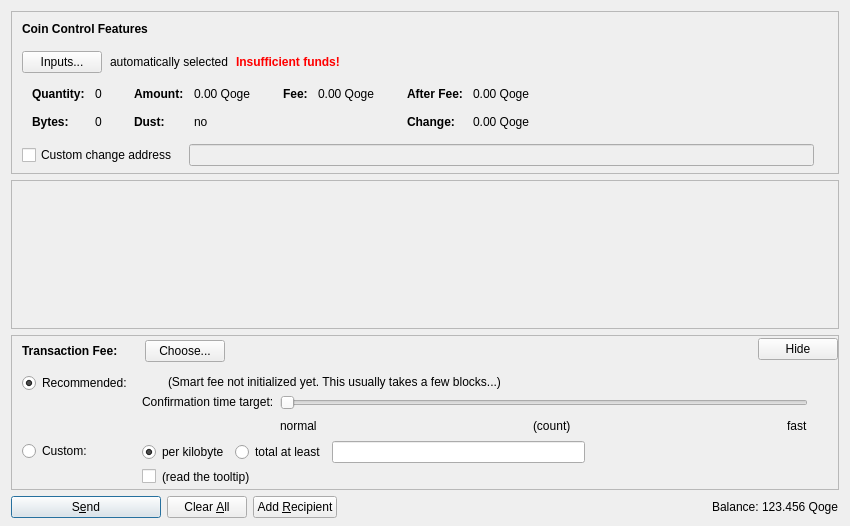
<?xml version="1.0" encoding="UTF-8"?>
<ui version="4.0">
 <class>SendCoinsDialog</class>
 <widget class="QDialog" name="SendCoinsDialog">
  <property name="geometry">
   <rect>
    <x>0</x>
    <y>0</y>
    <width>850</width>
    <height>526</height>
   </rect>
  </property>
  <property name="windowTitle">
   <string>Send Coins</string>
  </property>
  <layout class="QVBoxLayout" name="verticalLayout" stretch="0,1,0,0">
   <property name="bottomMargin">
    <number>8</number>
   </property>
   <item>
    <widget class="QFrame" name="frameCoinControl">
     <property name="sizePolicy">
      <sizepolicy hsizetype="Expanding" vsizetype="Expanding">
       <horstretch>0</horstretch>
       <verstretch>0</verstretch>
      </sizepolicy>
     </property>
     <property name="maximumSize">
      <size>
       <width>16777215</width>
       <height>16777215</height>
      </size>
     </property>
     <property name="frameShape">
      <enum>QFrame::StyledPanel</enum>
     </property>
     <property name="frameShadow">
      <enum>QFrame::Sunken</enum>
     </property>
     <layout class="QVBoxLayout" name="verticalLayoutCoinControl2">
      <property name="spacing">
       <number>0</number>
      </property>
      <property name="leftMargin">
       <number>0</number>
      </property>
      <property name="topMargin">
       <number>0</number>
      </property>
      <property name="rightMargin">
       <number>0</number>
      </property>
      <property name="bottomMargin">
       <number>6</number>
      </property>
      <item>
       <layout class="QVBoxLayout" name="verticalLayoutCoinControl" stretch="0,0,0,0,1">
        <property name="spacing">
         <number>0</number>
        </property>
        <property name="leftMargin">
         <number>10</number>
        </property>
        <property name="topMargin">
         <number>10</number>
        </property>
        <item>
         <layout class="QHBoxLayout" name="horizontalLayoutCoinControl1">
          <property name="bottomMargin">
           <number>15</number>
          </property>
          <item>
           <widget class="QLabel" name="labelCoinControlFeatures">
            <property name="sizePolicy">
             <sizepolicy hsizetype="Preferred" vsizetype="Maximum">
              <horstretch>0</horstretch>
              <verstretch>0</verstretch>
             </sizepolicy>
            </property>
            <property name="font">
             <font>
              <weight>75</weight>
              <bold>true</bold>
             </font>
            </property>
            <property name="styleSheet">
             <string notr="true">font-weight:bold;</string>
            </property>
            <property name="text">
             <string>Coin Control Features</string>
            </property>
           </widget>
          </item>
         </layout>
        </item>
        <item>
         <layout class="QHBoxLayout" name="horizontalLayoutCoinControl2" stretch="0,0,0,0">
          <property name="spacing">
           <number>8</number>
          </property>
          <property name="bottomMargin">
           <number>10</number>
          </property>
          <item>
           <widget class="QPushButton" name="pushButtonCoinControl">
            <property name="styleSheet">
             <string notr="true"/>
            </property>
            <property name="text">
             <string>Inputs...</string>
            </property>
            <property name="autoDefault">
             <bool>false</bool>
            </property>
           </widget>
          </item>
          <item>
           <widget class="QLabel" name="labelCoinControlAutomaticallySelected">
            <property name="text">
             <string>automatically selected</string>
            </property>
            <property name="margin">
             <number>5</number>
            </property>
           </widget>
          </item>
          <item>
           <widget class="QLabel" name="labelCoinControlInsuffFunds">
            <property name="font">
             <font>
              <weight>75</weight>
              <bold>true</bold>
             </font>
            </property>
            <property name="styleSheet">
             <string notr="true">color:red;font-weight:bold;</string>
            </property>
            <property name="text">
             <string>Insufficient funds!</string>
            </property>
            <property name="margin">
             <number>5</number>
            </property>
           </widget>
          </item>
          <item>
           <spacer name="horizontalSpacerCoinControl">
            <property name="orientation">
             <enum>Qt::Horizontal</enum>
            </property>
            <property name="sizeHint" stdset="0">
             <size>
              <width>40</width>
              <height>1</height>
             </size>
            </property>
           </spacer>
          </item>
         </layout>
        </item>
        <item>
         <widget class="QWidget" name="widgetCoinControl" native="true">
          <property name="sizePolicy">
           <sizepolicy hsizetype="Preferred" vsizetype="Preferred">
            <horstretch>0</horstretch>
            <verstretch>0</verstretch>
           </sizepolicy>
          </property>
          <property name="minimumSize">
           <size>
            <width>0</width>
            <height>0</height>
           </size>
          </property>
          <property name="styleSheet">
           <string notr="true"/>
          </property>
          <layout class="QHBoxLayout" name="horizontalLayoutCoinControl5">
           <property name="leftMargin">
            <number>0</number>
           </property>
           <property name="topMargin">
            <number>0</number>
           </property>
           <property name="rightMargin">
            <number>0</number>
           </property>
           <property name="bottomMargin">
            <number>0</number>
           </property>
           <item>
            <layout class="QHBoxLayout" name="horizontalLayoutCoinControl3" stretch="0,0,0,1">
             <property name="spacing">
              <number>20</number>
             </property>
             <property name="topMargin">
              <number>0</number>
             </property>
             <property name="bottomMargin">
              <number>10</number>
             </property>
             <item>
              <layout class="QFormLayout" name="formLayoutCoinControl1">
               <property name="horizontalSpacing">
                <number>10</number>
               </property>
               <property name="verticalSpacing">
                <number>14</number>
               </property>
               <property name="leftMargin">
                <number>10</number>
               </property>
               <property name="topMargin">
                <number>4</number>
               </property>
               <property name="rightMargin">
                <number>6</number>
               </property>
               <item row="0" column="0">
                <widget class="QLabel" name="labelCoinControlQuantityText">
                 <property name="font">
                  <font>
                   <weight>75</weight>
                   <bold>true</bold>
                  </font>
                 </property>
                 <property name="text">
                  <string>Quantity:</string>
                 </property>
                 <property name="margin">
                  <number>0</number>
                 </property>
                </widget>
               </item>
               <item row="0" column="1">
                <widget class="QLabel" name="labelCoinControlQuantity">
                 <property name="cursor">
                  <cursorShape>IBeamCursor</cursorShape>
                 </property>
                 <property name="contextMenuPolicy">
                  <enum>Qt::ActionsContextMenu</enum>
                 </property>
                 <property name="text">
                  <string notr="true">0</string>
                 </property>
                 <property name="margin">
                  <number>0</number>
                 </property>
                 <property name="textInteractionFlags">
                  <set>Qt::LinksAccessibleByMouse|Qt::TextSelectableByKeyboard|Qt::TextSelectableByMouse</set>
                 </property>
                </widget>
               </item>
               <item row="1" column="0">
                <widget class="QLabel" name="labelCoinControlBytesText">
                 <property name="font">
                  <font>
                   <weight>75</weight>
                   <bold>true</bold>
                  </font>
                 </property>
                 <property name="text">
                  <string>Bytes:</string>
                 </property>
                </widget>
               </item>
               <item row="1" column="1">
                <widget class="QLabel" name="labelCoinControlBytes">
                 <property name="cursor">
                  <cursorShape>IBeamCursor</cursorShape>
                 </property>
                 <property name="contextMenuPolicy">
                  <enum>Qt::ActionsContextMenu</enum>
                 </property>
                 <property name="text">
                  <string notr="true">0</string>
                 </property>
                 <property name="textInteractionFlags">
                  <set>Qt::LinksAccessibleByMouse|Qt::TextSelectableByKeyboard|Qt::TextSelectableByMouse</set>
                 </property>
                </widget>
               </item>
              </layout>
             </item>
             <item>
              <layout class="QFormLayout" name="formLayoutCoinControl2">
               <property name="horizontalSpacing">
                <number>10</number>
               </property>
               <property name="verticalSpacing">
                <number>14</number>
               </property>
               <property name="leftMargin">
                <number>6</number>
               </property>
               <property name="topMargin">
                <number>4</number>
               </property>
               <property name="rightMargin">
                <number>6</number>
               </property>
               <item row="0" column="0">
                <widget class="QLabel" name="labelCoinControlAmountText">
                 <property name="font">
                  <font>
                   <weight>75</weight>
                   <bold>true</bold>
                  </font>
                 </property>
                 <property name="text">
                  <string>Amount:</string>
                 </property>
                 <property name="margin">
                  <number>0</number>
                 </property>
                </widget>
               </item>
               <item row="0" column="1">
                <widget class="QLabel" name="labelCoinControlAmount">
                 <property name="cursor">
                  <cursorShape>IBeamCursor</cursorShape>
                 </property>
                 <property name="contextMenuPolicy">
                  <enum>Qt::ActionsContextMenu</enum>
                 </property>
                 <property name="text">
                  <string notr="true">0.00 Qoge</string>
                 </property>
                 <property name="textInteractionFlags">
                  <set>Qt::LinksAccessibleByMouse|Qt::TextSelectableByKeyboard|Qt::TextSelectableByMouse</set>
                 </property>
                </widget>
               </item>
               <item row="1" column="0">
                <widget class="QLabel" name="labelCoinControlLowOutputText">
                 <property name="font">
                  <font>
                   <weight>75</weight>
                   <bold>true</bold>
                  </font>
                 </property>
                 <property name="text">
                  <string>Dust:</string>
                 </property>
                </widget>
               </item>
               <item row="1" column="1">
                <widget class="QLabel" name="labelCoinControlLowOutput">
                 <property name="cursor">
                  <cursorShape>IBeamCursor</cursorShape>
                 </property>
                 <property name="contextMenuPolicy">
                  <enum>Qt::ActionsContextMenu</enum>
                 </property>
                 <property name="text">
                  <string notr="true">no</string>
                 </property>
                 <property name="textInteractionFlags">
                  <set>Qt::LinksAccessibleByMouse|Qt::TextSelectableByKeyboard|Qt::TextSelectableByMouse</set>
                 </property>
                </widget>
               </item>
              </layout>
             </item>
             <item>
              <layout class="QFormLayout" name="formLayoutCoinControl3">
               <property name="horizontalSpacing">
                <number>10</number>
               </property>
               <property name="verticalSpacing">
                <number>14</number>
               </property>
               <property name="leftMargin">
                <number>6</number>
               </property>
               <property name="topMargin">
                <number>4</number>
               </property>
               <property name="rightMargin">
                <number>6</number>
               </property>
               <item row="0" column="0">
                <widget class="QLabel" name="labelCoinControlFeeText">
                 <property name="font">
                  <font>
                   <weight>75</weight>
                   <bold>true</bold>
                  </font>
                 </property>
                 <property name="text">
                  <string>Fee:</string>
                 </property>
                 <property name="margin">
                  <number>0</number>
                 </property>
                </widget>
               </item>
               <item row="0" column="1">
                <widget class="QLabel" name="labelCoinControlFee">
                 <property name="cursor">
                  <cursorShape>IBeamCursor</cursorShape>
                 </property>
                 <property name="contextMenuPolicy">
                  <enum>Qt::ActionsContextMenu</enum>
                 </property>
                 <property name="text">
                  <string notr="true">0.00 Qoge</string>
                 </property>
                 <property name="textInteractionFlags">
                  <set>Qt::LinksAccessibleByMouse|Qt::TextSelectableByKeyboard|Qt::TextSelectableByMouse</set>
                 </property>
                </widget>
               </item>
              </layout>
             </item>
             <item>
              <layout class="QFormLayout" name="formLayoutCoinControl4">
               <property name="horizontalSpacing">
                <number>10</number>
               </property>
               <property name="verticalSpacing">
                <number>14</number>
               </property>
               <property name="leftMargin">
                <number>6</number>
               </property>
               <property name="topMargin">
                <number>4</number>
               </property>
               <property name="rightMargin">
                <number>6</number>
               </property>
               <item row="0" column="0">
                <widget class="QLabel" name="labelCoinControlAfterFeeText">
                 <property name="font">
                  <font>
                   <weight>75</weight>
                   <bold>true</bold>
                  </font>
                 </property>
                 <property name="text">
                  <string>After Fee:</string>
                 </property>
                 <property name="margin">
                  <number>0</number>
                 </property>
                </widget>
               </item>
               <item row="0" column="1">
                <widget class="QLabel" name="labelCoinControlAfterFee">
                 <property name="cursor">
                  <cursorShape>IBeamCursor</cursorShape>
                 </property>
                 <property name="contextMenuPolicy">
                  <enum>Qt::ActionsContextMenu</enum>
                 </property>
                 <property name="text">
                  <string notr="true">0.00 Qoge</string>
                 </property>
                 <property name="textInteractionFlags">
                  <set>Qt::LinksAccessibleByMouse|Qt::TextSelectableByKeyboard|Qt::TextSelectableByMouse</set>
                 </property>
                </widget>
               </item>
               <item row="1" column="0">
                <widget class="QLabel" name="labelCoinControlChangeText">
                 <property name="font">
                  <font>
                   <weight>75</weight>
                   <bold>true</bold>
                  </font>
                 </property>
                 <property name="text">
                  <string>Change:</string>
                 </property>
                </widget>
               </item>
               <item row="1" column="1">
                <widget class="QLabel" name="labelCoinControlChange">
                 <property name="cursor">
                  <cursorShape>IBeamCursor</cursorShape>
                 </property>
                 <property name="contextMenuPolicy">
                  <enum>Qt::ActionsContextMenu</enum>
                 </property>
                 <property name="text">
                  <string notr="true">0.00 Qoge</string>
                 </property>
                 <property name="textInteractionFlags">
                  <set>Qt::LinksAccessibleByMouse|Qt::TextSelectableByKeyboard|Qt::TextSelectableByMouse</set>
                 </property>
                </widget>
               </item>
              </layout>
             </item>
            </layout>
           </item>
          </layout>
         </widget>
        </item>
        <item>
         <layout class="QHBoxLayout" name="horizontalLayoutCoinControl4" stretch="0,0,0">
          <property name="spacing">
           <number>12</number>
          </property>
          <property name="sizeConstraint">
           <enum>QLayout::SetDefaultConstraint</enum>
          </property>
          <property name="topMargin">
           <number>5</number>
          </property>
          <property name="rightMargin">
           <number>5</number>
          </property>
          <item>
           <widget class="QCheckBox" name="checkBoxCoinControlChange">
            <property name="toolTip">
             <string>If this is activated, but the change address is empty or invalid, change will be sent to a newly generated address.</string>
            </property>
            <property name="text">
             <string>Custom change address</string>
            </property>
           </widget>
          </item>
          <item>
           <widget class="QValidatedLineEdit" name="lineEditCoinControlChange">
            <property name="enabled">
             <bool>false</bool>
            </property>
            <property name="sizePolicy">
             <sizepolicy hsizetype="Expanding" vsizetype="Fixed">
              <horstretch>0</horstretch>
              <verstretch>0</verstretch>
             </sizepolicy>
            </property>
           </widget>
          </item>
          <item>
           <widget class="QLabel" name="labelCoinControlChangeLabel">
            <property name="sizePolicy">
             <sizepolicy hsizetype="Preferred" vsizetype="Expanding">
              <horstretch>0</horstretch>
              <verstretch>0</verstretch>
             </sizepolicy>
            </property>
            <property name="minimumSize">
             <size>
              <width>0</width>
              <height>0</height>
             </size>
            </property>
            <property name="text">
             <string/>
            </property>
            <property name="margin">
             <number>3</number>
            </property>
           </widget>
          </item>
         </layout>
        </item>
        <item>
         <spacer name="verticalSpacerCoinControl">
          <property name="orientation">
           <enum>Qt::Vertical</enum>
          </property>
          <property name="sizeHint" stdset="0">
           <size>
            <width>800</width>
            <height>1</height>
           </size>
          </property>
         </spacer>
        </item>
       </layout>
      </item>
     </layout>
    </widget>
   </item>
   <item>
    <widget class="QScrollArea" name="scrollArea">
     <property name="widgetResizable">
      <bool>true</bool>
     </property>
     <widget class="QWidget" name="scrollAreaWidgetContents">
      <property name="geometry">
       <rect>
        <x>0</x>
        <y>0</y>
        <width>830</width>
        <height>104</height>
       </rect>
      </property>
      <layout class="QVBoxLayout" name="verticalLayout_2" stretch="0,1">
       <property name="leftMargin">
        <number>0</number>
       </property>
       <property name="topMargin">
        <number>0</number>
       </property>
       <property name="rightMargin">
        <number>0</number>
       </property>
       <property name="bottomMargin">
        <number>0</number>
       </property>
       <item>
        <layout class="QVBoxLayout" name="entries">
         <property name="spacing">
          <number>6</number>
         </property>
        </layout>
       </item>
       <item>
        <spacer name="verticalSpacer">
         <property name="orientation">
          <enum>Qt::Vertical</enum>
         </property>
         <property name="sizeHint" stdset="0">
          <size>
           <width>20</width>
           <height>40</height>
          </size>
         </property>
        </spacer>
       </item>
      </layout>
     </widget>
    </widget>
   </item>
   <item>
    <widget class="QFrame" name="frameFee">
     <property name="sizePolicy">
      <sizepolicy hsizetype="Expanding" vsizetype="Expanding">
       <horstretch>0</horstretch>
       <verstretch>0</verstretch>
      </sizepolicy>
     </property>
     <property name="maximumSize">
      <size>
       <width>16777215</width>
       <height>16777215</height>
      </size>
     </property>
     <property name="frameShape">
      <enum>QFrame::StyledPanel</enum>
     </property>
     <property name="frameShadow">
      <enum>QFrame::Sunken</enum>
     </property>
     <layout class="QVBoxLayout" name="verticalLayoutFee1">
      <property name="spacing">
       <number>0</number>
      </property>
      <property name="leftMargin">
       <number>0</number>
      </property>
      <property name="topMargin">
       <number>0</number>
      </property>
      <property name="rightMargin">
       <number>0</number>
      </property>
      <property name="bottomMargin">
       <number>0</number>
      </property>
      <item>
       <layout class="QVBoxLayout" name="verticalLayoutFee2" stretch="0,0,0">
        <property name="spacing">
         <number>0</number>
        </property>
        <property name="leftMargin">
         <number>10</number>
        </property>
        <property name="topMargin">
         <number>0</number>
        </property>
        <item>
         <layout class="QHBoxLayout" name="horizontalLayoutFee1">
          <property name="bottomMargin">
           <number>0</number>
          </property>
          <item>
           <layout class="QVBoxLayout" name="verticalLayoutFee7">
            <property name="spacing">
             <number>0</number>
            </property>
            <item>
             <spacer name="verticalSpacerSmartFee">
              <property name="orientation">
               <enum>Qt::Vertical</enum>
              </property>
              <property name="sizeType">
               <enum>QSizePolicy::Fixed</enum>
              </property>
              <property name="sizeHint" stdset="0">
               <size>
                <width>1</width>
                <height>4</height>
               </size>
              </property>
             </spacer>
            </item>
            <item>
             <layout class="QHBoxLayout" name="horizontalLayoutSmartFee">
              <property name="spacing">
               <number>10</number>
              </property>
              <item>
               <widget class="QLabel" name="labelFeeHeadline">
                <property name="sizePolicy">
                 <sizepolicy hsizetype="Preferred" vsizetype="Maximum">
                  <horstretch>0</horstretch>
                  <verstretch>0</verstretch>
                 </sizepolicy>
                </property>
                <property name="font">
                 <font>
                  <weight>75</weight>
                  <bold>true</bold>
                 </font>
                </property>
                <property name="styleSheet">
                 <string notr="true">font-weight:bold;</string>
                </property>
                <property name="text">
                 <string>Transaction Fee:</string>
                </property>
               </widget>
              </item>
              <item>
               <widget class="QLabel" name="labelFeeMinimized">
                <property name="text">
                 <string/>
                </property>
               </widget>
              </item>
              <item>
               <widget class="QPushButton" name="buttonChooseFee">
                <property name="text">
                 <string>Choose...</string>
                </property>
               </widget>
              </item>
             </layout>
            </item>
            <item>
             <spacer name="verticalSpacer_5">
              <property name="orientation">
               <enum>Qt::Vertical</enum>
              </property>
              <property name="sizeHint" stdset="0">
               <size>
                <width>1</width>
                <height>1</height>
               </size>
              </property>
             </spacer>
            </item>
           </layout>
          </item>
          <item>
           <spacer name="horizontalSpacer_4">
            <property name="orientation">
             <enum>Qt::Horizontal</enum>
            </property>
            <property name="sizeHint" stdset="0">
             <size>
              <width>40</width>
              <height>20</height>
             </size>
            </property>
           </spacer>
          </item>
          <item>
           <widget class="QPushButton" name="buttonMinimizeFee">
            <property name="toolTip">
             <string>collapse fee-settings</string>
            </property>
            <property name="text">
             <string>Hide</string>
            </property>
           </widget>
          </item>
         </layout>
        </item>
        <item>
         <widget class="QFrame" name="frameFeeSelection">
          <layout class="QVBoxLayout" name="verticalLayoutFee12">
           <property name="spacing">
            <number>0</number>
           </property>
           <property name="leftMargin">
            <number>0</number>
           </property>
           <property name="topMargin">
            <number>0</number>
           </property>
           <property name="rightMargin">
            <number>0</number>
           </property>
           <property name="bottomMargin">
            <number>0</number>
           </property>
           <item>
            <layout class="QGridLayout" name="gridLayoutFee">
             <property name="topMargin">
              <number>10</number>
             </property>
             <property name="bottomMargin">
              <number>4</number>
             </property>
             <property name="horizontalSpacing">
              <number>10</number>
             </property>
             <property name="verticalSpacing">
              <number>4</number>
             </property>
             <item row="1" column="1">
              <layout class="QVBoxLayout" name="verticalLayoutFee8">
               <property name="spacing">
                <number>6</number>
               </property>
               <item>
                <layout class="QHBoxLayout" name="horizontalLayoutFee13">
                 <item>
                  <widget class="QRadioButton" name="radioCustomPerKilobyte">
                   <property name="toolTip">
                    <string>If the custom fee is set to 1000 satoshis and the transaction is only 250 bytes, then &quot;per kilobyte&quot; only pays 250 satoshis in fee, while &quot;total at least&quot; pays 1000 satoshis. For transactions bigger than a kilobyte both pay by kilobyte.</string>
                   </property>
                   <property name="text">
                    <string>per kilobyte</string>
                   </property>
                   <property name="checked">
                    <bool>true</bool>
                   </property>
                   <attribute name="buttonGroup">
                    <string notr="true">groupCustomFee</string>
                   </attribute>
                  </widget>
                 </item>
                 <item>
                  <widget class="QRadioButton" name="radioCustomAtLeast">
                   <property name="toolTip">
                    <string>If the custom fee is set to 1000 satoshis and the transaction is only 250 bytes, then &quot;per kilobyte&quot; only pays 250 satoshis in fee, while &quot;total at least&quot; pays 1000 satoshis. For transactions bigger than a kilobyte both pay by kilobyte.</string>
                   </property>
                   <property name="text">
                    <string>total at least</string>
                   </property>
                   <attribute name="buttonGroup">
                    <string notr="true">groupCustomFee</string>
                   </attribute>
                  </widget>
                 </item>
                 <item>
                  <widget class="BitcoinAmountField" name="customFee"/>
                 </item>
                 <item>
                  <spacer name="horizontalSpacer_6">
                   <property name="orientation">
                    <enum>Qt::Horizontal</enum>
                   </property>
                   <property name="sizeHint" stdset="0">
                    <size>
                     <width>1</width>
                     <height>1</height>
                    </size>
                   </property>
                  </spacer>
                 </item>
                </layout>
               </item>
               <item>
                <layout class="QHBoxLayout" name="horizontalLayoutFee8">
                 <item>
                  <widget class="QCheckBox" name="checkBoxMinimumFee">
                   <property name="toolTip">
                    <string>Paying only the minimum fee is just fine as long as there is less transaction volume than space in the blocks. But be aware that this can end up in a never confirming transaction once there is more demand for qogecoin transactions than the network can process.</string>
                   </property>
                   <property name="text">
                    <string/>
                   </property>
                  </widget>
                 </item>
                 <item>
                  <widget class="QLabel" name="labelMinFeeWarning">
                   <property name="enabled">
                    <bool>true</bool>
                   </property>
                   <property name="toolTip">
                    <string>Paying only the minimum fee is just fine as long as there is less transaction volume than space in the blocks. But be aware that this can end up in a never confirming transaction once there is more demand for qogecoin transactions than the network can process.</string>
                   </property>
                   <property name="text">
                    <string>(read the tooltip)</string>
                   </property>
                   <property name="margin">
                    <number>5</number>
                   </property>
                  </widget>
                 </item>
                 <item>
                  <spacer name="horizontalSpacer_2">
                   <property name="orientation">
                    <enum>Qt::Horizontal</enum>
                   </property>
                   <property name="sizeHint" stdset="0">
                    <size>
                     <width>1</width>
                     <height>1</height>
                    </size>
                   </property>
                  </spacer>
                 </item>
                </layout>
               </item>
              </layout>
             </item>
             <item row="0" column="0">
              <layout class="QVBoxLayout" name="verticalLayoutFee4" stretch="0,1">
               <item>
                <widget class="QRadioButton" name="radioSmartFee">
                 <property name="text">
                  <string>Recommended:</string>
                 </property>
                 <property name="checked">
                  <bool>true</bool>
                 </property>
                 <attribute name="buttonGroup">
                  <string notr="true">groupFee</string>
                 </attribute>
                </widget>
               </item>
               <item>
                <spacer name="verticalSpacer_2">
                 <property name="orientation">
                  <enum>Qt::Vertical</enum>
                 </property>
                 <property name="sizeHint" stdset="0">
                  <size>
                   <width>1</width>
                   <height>1</height>
                  </size>
                 </property>
                </spacer>
               </item>
              </layout>
             </item>
             <item row="1" column="0">
              <layout class="QVBoxLayout" name="verticalLayoutFee9" stretch="0,1">
               <item>
                <widget class="QRadioButton" name="radioCustomFee">
                 <property name="text">
                  <string>Custom:</string>
                 </property>
                 <attribute name="buttonGroup">
                  <string notr="true">groupFee</string>
                 </attribute>
                </widget>
               </item>
               <item>
                <spacer name="verticalSpacer_6">
                 <property name="orientation">
                  <enum>Qt::Vertical</enum>
                 </property>
                 <property name="sizeHint" stdset="0">
                  <size>
                   <width>1</width>
                   <height>1</height>
                  </size>
                 </property>
                </spacer>
               </item>
              </layout>
             </item>
             <item row="0" column="1">
              <layout class="QVBoxLayout" name="verticalLayoutFee3" stretch="0,0,1">
               <property name="spacing">
                <number>6</number>
               </property>
               <property name="topMargin">
                <number>2</number>
               </property>
               <item>
                <layout class="QHBoxLayout" name="horizontalLayoutFee12">
                 <item>
                  <widget class="QLabel" name="labelSmartFee">
                   <property name="text">
                    <string/>
                   </property>
                   <property name="margin">
                    <number>2</number>
                   </property>
                  </widget>
                 </item>
                 <item>
                  <widget class="QLabel" name="labelFeeEstimation">
                   <property name="text">
                    <string/>
                   </property>
                  </widget>
                 </item>
                 <item>
                  <widget class="QLabel" name="labelSmartFee2">
                   <property name="text">
                    <string>(Smart fee not initialized yet. This usually takes a few blocks...)</string>
                   </property>
                   <property name="margin">
                    <number>2</number>
                   </property>
                  </widget>
                 </item>
                 <item>
                  <spacer name="horizontalSpacer_5">
                   <property name="orientation">
                    <enum>Qt::Horizontal</enum>
                   </property>
                   <property name="sizeHint" stdset="0">
                    <size>
                     <width>1</width>
                     <height>1</height>
                    </size>
                   </property>
                  </spacer>
                 </item>
                </layout>
               </item>
               <item>
                <layout class="QHBoxLayout" name="horizontalLayoutFee9">
                 <item>
                  <layout class="QVBoxLayout" name="verticalLayoutFee6">
                   <item>
                    <widget class="QLabel" name="labelSmartFee3">
                     <property name="text">
                      <string>Confirmation time target:</string>
                     </property>
                     <property name="margin">
                      <number>2</number>
                     </property>
                    </widget>
                   </item>
                   <item>
                    <spacer name="verticalSpacer_3">
                     <property name="orientation">
                      <enum>Qt::Vertical</enum>
                     </property>
                     <property name="sizeHint" stdset="0">
                      <size>
                       <width>1</width>
                       <height>1</height>
                      </size>
                     </property>
                    </spacer>
                   </item>
                  </layout>
                 </item>
                 <item>
                  <layout class="QVBoxLayout" name="verticalLayoutFee5">
                   <property name="rightMargin">
                    <number>30</number>
                   </property>
                   <item>
                    <widget class="QSlider" name="sliderSmartFee">
                     <property name="minimum">
                      <number>0</number>
                     </property>
                     <property name="maximum">
                      <number>23</number>
                     </property>
                     <property name="pageStep">
                      <number>1</number>
                     </property>
                     <property name="value">
                      <number>0</number>
                     </property>
                     <property name="orientation">
                      <enum>Qt::Horizontal</enum>
                     </property>
                     <property name="invertedAppearance">
                      <bool>false</bool>
                     </property>
                     <property name="invertedControls">
                      <bool>false</bool>
                     </property>
                     <property name="tickPosition">
                      <enum>QSlider::NoTicks</enum>
                     </property>
                    </widget>
                   </item>
                   <item>
                    <layout class="QHBoxLayout" name="horizontalLayoutFee10">
                     <item>
                      <widget class="QLabel" name="labelSmartFeeNormal">
                       <property name="text">
                        <string>normal</string>
                       </property>
                      </widget>
                     </item>
                     <item>
                      <spacer name="horizontalSpacer_7">
                       <property name="orientation">
                        <enum>Qt::Horizontal</enum>
                       </property>
                       <property name="sizeHint" stdset="0">
                        <size>
                         <width>40</width>
                         <height>20</height>
                        </size>
                       </property>
                      </spacer>
                     </item>
                     <item>
                      <widget class="QLabel" name="confirmationTargetLabel">
                       <property name="text">
                        <string notr="true">(count)</string>
                       </property>
                      </widget>
                     </item>
                     <item>
                      <spacer name="horizontalSpacer_3">
                       <property name="orientation">
                        <enum>Qt::Horizontal</enum>
                       </property>
                       <property name="sizeHint" stdset="0">
                        <size>
                         <width>40</width>
                         <height>20</height>
                        </size>
                       </property>
                      </spacer>
                     </item>
                     <item>
                      <widget class="QLabel" name="labelSmartFeeFast">
                       <property name="text">
                        <string>fast</string>
                       </property>
                      </widget>
                     </item>
                    </layout>
                   </item>
                  </layout>
                 </item>
                </layout>
               </item>
               <item>
                <spacer name="verticalSpacer_4">
                 <property name="orientation">
                  <enum>Qt::Vertical</enum>
                 </property>
                 <property name="sizeHint" stdset="0">
                  <size>
                   <width>1</width>
                   <height>1</height>
                  </size>
                 </property>
                </spacer>
               </item>
              </layout>
             </item>
            </layout>
           </item>
          </layout>
         </widget>
        </item>
        <item>
         <spacer name="verticalSpacerFee">
          <property name="orientation">
           <enum>Qt::Vertical</enum>
          </property>
          <property name="sizeHint" stdset="0">
           <size>
            <width>800</width>
            <height>1</height>
           </size>
          </property>
         </spacer>
        </item>
       </layout>
      </item>
     </layout>
    </widget>
   </item>
   <item>
    <layout class="QHBoxLayout" name="horizontalLayout">
     <item>
      <widget class="QPushButton" name="sendButton">
       <property name="minimumSize">
        <size>
         <width>150</width>
         <height>0</height>
        </size>
       </property>
       <property name="toolTip">
        <string>Confirm the send action</string>
       </property>
       <property name="text">
        <string>S&amp;end</string>
       </property>
       <property name="icon">
        <iconset resource="../bitcoin.qrc">
         <normaloff>:/icons/send</normaloff>:/icons/send</iconset>
       </property>
       <property name="autoDefault">
        <bool>false</bool>
       </property>
       <property name="default">
        <bool>true</bool>
       </property>
      </widget>
     </item>
     <item>
      <widget class="QPushButton" name="clearButton">
       <property name="sizePolicy">
        <sizepolicy hsizetype="Minimum" vsizetype="Fixed">
         <horstretch>0</horstretch>
         <verstretch>0</verstretch>
        </sizepolicy>
       </property>
       <property name="toolTip">
        <string>Clear all fields of the form.</string>
       </property>
       <property name="text">
        <string>Clear &amp;All</string>
       </property>
       <property name="icon">
        <iconset resource="../bitcoin.qrc">
         <normaloff>:/icons/remove</normaloff>:/icons/remove</iconset>
       </property>
       <property name="autoDefault">
        <bool>false</bool>
       </property>
      </widget>
     </item>
     <item>
      <widget class="QPushButton" name="addButton">
       <property name="toolTip">
        <string>Send to multiple recipients at once</string>
       </property>
       <property name="text">
        <string>Add &amp;Recipient</string>
       </property>
       <property name="icon">
        <iconset resource="../bitcoin.qrc">
         <normaloff>:/icons/add</normaloff>:/icons/add</iconset>
       </property>
       <property name="autoDefault">
        <bool>false</bool>
       </property>
      </widget>
     </item>
     <item>
      <spacer name="horizontalSpacer">
       <property name="orientation">
        <enum>Qt::Horizontal</enum>
       </property>
       <property name="sizeHint" stdset="0">
        <size>
         <width>40</width>
         <height>20</height>
        </size>
       </property>
      </spacer>
     </item>
     <item>
      <layout class="QHBoxLayout" name="horizontalLayout_2">
       <property name="spacing">
        <number>3</number>
       </property>
       <item>
        <widget class="QLabel" name="label">
         <property name="sizePolicy">
          <sizepolicy hsizetype="Preferred" vsizetype="Fixed">
           <horstretch>0</horstretch>
           <verstretch>0</verstretch>
          </sizepolicy>
         </property>
         <property name="text">
          <string>Balance:</string>
         </property>
        </widget>
       </item>
       <item>
        <widget class="QLabel" name="labelBalance">
         <property name="sizePolicy">
          <sizepolicy hsizetype="Preferred" vsizetype="Fixed">
           <horstretch>0</horstretch>
           <verstretch>0</verstretch>
          </sizepolicy>
         </property>
         <property name="cursor">
          <cursorShape>IBeamCursor</cursorShape>
         </property>
         <property name="text">
          <string notr="true">123.456 Qoge</string>
         </property>
         <property name="textInteractionFlags">
          <set>Qt::LinksAccessibleByMouse|Qt::TextSelectableByKeyboard|Qt::TextSelectableByMouse</set>
         </property>
        </widget>
       </item>
      </layout>
     </item>
    </layout>
   </item>
  </layout>
 </widget>
 <customwidgets>
  <customwidget>
   <class>QValidatedLineEdit</class>
   <extends>QLineEdit</extends>
   <header>qvalidatedlineedit.h</header>
  </customwidget>
  <customwidget>
   <class>BitcoinAmountField</class>
   <extends>QLineEdit</extends>
   <header>bitcoinamountfield.h</header>
   <container>1</container>
  </customwidget>
 </customwidgets>
 <resources>
  <include location="../bitcoin.qrc"/>
 </resources>
 <connections/>
 <buttongroups>
  <buttongroup name="groupFee"/>
  <buttongroup name="groupCustomFee"/>
 </buttongroups>
</ui>
